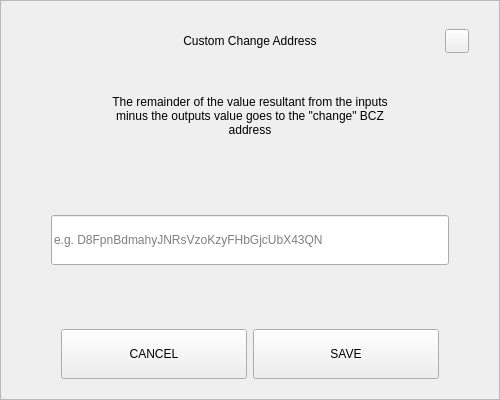
<?xml version="1.0" encoding="UTF-8"?>
<ui version="4.0">
 <class>SendChangeAddressDialog</class>
 <widget class="QDialog" name="SendChangeAddressDialog">
  <property name="geometry">
   <rect>
    <x>0</x>
    <y>0</y>
    <width>500</width>
    <height>400</height>
   </rect>
  </property>
  <property name="windowTitle">
   <string>Dialog</string>
  </property>
  <layout class="QVBoxLayout" name="verticalLayout">
   <property name="spacing">
    <number>0</number>
   </property>
   <property name="leftMargin">
    <number>0</number>
   </property>
   <property name="topMargin">
    <number>0</number>
   </property>
   <property name="rightMargin">
    <number>0</number>
   </property>
   <property name="bottomMargin">
    <number>0</number>
   </property>
   <item>
    <widget class="QFrame" name="frame">
     <property name="styleSheet">
      <string notr="true"/>
     </property>
     <property name="frameShape">
      <enum>QFrame::StyledPanel</enum>
     </property>
     <property name="frameShadow">
      <enum>QFrame::Raised</enum>
     </property>
     <layout class="QVBoxLayout" name="verticalLayout_2" stretch="0,0,0,0,0,0,0">
      <property name="spacing">
       <number>0</number>
      </property>
      <property name="leftMargin">
       <number>30</number>
      </property>
      <property name="topMargin">
       <number>20</number>
      </property>
      <property name="rightMargin">
       <number>30</number>
      </property>
      <property name="bottomMargin">
       <number>20</number>
      </property>
      <item>
       <layout class="QHBoxLayout" name="horizontalLayout_3">
        <property name="spacing">
         <number>0</number>
        </property>
        <item>
         <spacer name="horizontalSpacer_2">
          <property name="orientation">
           <enum>Qt::Horizontal</enum>
          </property>
          <property name="sizeHint" stdset="0">
           <size>
            <width>40</width>
            <height>20</height>
           </size>
          </property>
         </spacer>
        </item>
        <item>
         <widget class="QLabel" name="labelTitle">
          <property name="minimumSize">
           <size>
            <width>0</width>
            <height>40</height>
           </size>
          </property>
          <property name="maximumSize">
           <size>
            <width>16777215</width>
            <height>40</height>
           </size>
          </property>
          <property name="styleSheet">
           <string notr="true">padding-left:24px;</string>
          </property>
          <property name="text">
           <string>Custom Change Address</string>
          </property>
          <property name="alignment">
           <set>Qt::AlignCenter</set>
          </property>
          <property name="margin">
           <number>7</number>
          </property>
         </widget>
        </item>
        <item>
         <spacer name="horizontalSpacer">
          <property name="orientation">
           <enum>Qt::Horizontal</enum>
          </property>
          <property name="sizeHint" stdset="0">
           <size>
            <width>40</width>
            <height>20</height>
           </size>
          </property>
         </spacer>
        </item>
        <item>
         <widget class="QPushButton" name="btnEsc">
          <property name="minimumSize">
           <size>
            <width>24</width>
            <height>24</height>
           </size>
          </property>
          <property name="maximumSize">
           <size>
            <width>24</width>
            <height>24</height>
           </size>
          </property>
          <property name="focusPolicy">
           <enum>Qt::NoFocus</enum>
          </property>
          <property name="text">
           <string/>
          </property>
         </widget>
        </item>
       </layout>
      </item>
      <item>
       <spacer name="verticalSpacer_2">
        <property name="orientation">
         <enum>Qt::Vertical</enum>
        </property>
        <property name="sizeType">
         <enum>QSizePolicy::Fixed</enum>
        </property>
        <property name="sizeHint" stdset="0">
         <size>
          <width>20</width>
          <height>20</height>
         </size>
        </property>
       </spacer>
      </item>
      <item alignment="Qt::AlignHCenter">
       <widget class="QLabel" name="labelMessage">
        <property name="minimumSize">
         <size>
          <width>0</width>
          <height>70</height>
         </size>
        </property>
        <property name="text">
         <string>The remainder of the value resultant from the inputs minus the outputs value goes to the &quot;change&quot; BCZ address</string>
        </property>
        <property name="alignment">
         <set>Qt::AlignCenter</set>
        </property>
        <property name="wordWrap">
         <bool>true</bool>
        </property>
       </widget>
      </item>
      <item>
       <spacer name="verticalSpacer_3">
        <property name="orientation">
         <enum>Qt::Vertical</enum>
        </property>
        <property name="sizeHint" stdset="0">
         <size>
          <width>20</width>
          <height>40</height>
         </size>
        </property>
       </spacer>
      </item>
      <item>
       <layout class="QHBoxLayout" name="horizontalLayout_2">
        <property name="spacing">
         <number>0</number>
        </property>
        <property name="leftMargin">
         <number>20</number>
        </property>
        <property name="rightMargin">
         <number>20</number>
        </property>
        <item>
         <widget class="QLineEdit" name="lineEditAddress">
          <property name="minimumSize">
           <size>
            <width>0</width>
            <height>50</height>
           </size>
          </property>
          <property name="placeholderText">
           <string notr="true">e.g. D8FpnBdmahyJNRsVzoKzyFHbGjcUbX43QN</string>
          </property>
         </widget>
        </item>
       </layout>
      </item>
      <item>
       <spacer name="verticalSpacer">
        <property name="orientation">
         <enum>Qt::Vertical</enum>
        </property>
        <property name="sizeHint" stdset="0">
         <size>
          <width>20</width>
          <height>40</height>
         </size>
        </property>
       </spacer>
      </item>
      <item>
       <layout class="QHBoxLayout" name="horizontalLayout" stretch="2,2">
        <property name="spacing">
         <number>6</number>
        </property>
        <property name="leftMargin">
         <number>30</number>
        </property>
        <property name="rightMargin">
         <number>30</number>
        </property>
        <item>
         <widget class="QPushButton" name="btnCancel">
          <property name="minimumSize">
           <size>
            <width>180</width>
            <height>50</height>
           </size>
          </property>
          <property name="focusPolicy">
           <enum>Qt::NoFocus</enum>
          </property>
          <property name="text">
           <string>CANCEL</string>
          </property>
         </widget>
        </item>
        <item>
         <widget class="QPushButton" name="btnSave">
          <property name="minimumSize">
           <size>
            <width>180</width>
            <height>50</height>
           </size>
          </property>
          <property name="focusPolicy">
           <enum>Qt::NoFocus</enum>
          </property>
          <property name="text">
           <string>SAVE</string>
          </property>
         </widget>
        </item>
       </layout>
      </item>
     </layout>
    </widget>
   </item>
  </layout>
 </widget>
 <resources/>
 <connections/>
</ui>
